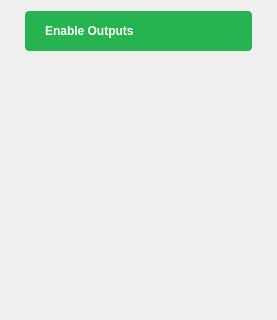
<?xml version="1.0" encoding="UTF-8"?>
<ui version="4.0">
 <class>DigitalIoMenu</class>
 <widget class="QWidget" name="DigitalIoMenu">
  <property name="geometry">
   <rect>
    <x>0</x>
    <y>0</y>
    <width>277</width>
    <height>320</height>
   </rect>
  </property>
  <property name="windowTitle">
   <string>Form</string>
  </property>
  <property name="styleSheet">
   <string notr="true">QLineEdit
{
  font-family: Arial;
  font-size: 18px;
  line-height: 21px;
  color: #FFFFFF;
  border: 0px;
  border-bottom: 1px solid rgba(255,255,255,100);
}

QLineEdit:disabled
{
  color: rgb(85, 85, 85);
}


</string>
  </property>
  <layout class="QVBoxLayout" name="verticalLayout">
   <property name="leftMargin">
    <number>25</number>
   </property>
   <property name="rightMargin">
    <number>25</number>
   </property>
   <property name="bottomMargin">
    <number>2</number>
   </property>
   <item>
    <widget class="QPushButton" name="enableOutputs_PB">
     <property name="styleSheet">
      <string notr="true">QPushButton {
  width: 80px;
  height: 40px;
  border-radius: 4px;
  background-color: #27b34f;
  color: white;
  font-family: &quot;monospace&quot;;
  font-weight: bold;

  text-align: left;
  padding-left: 20px;
  padding-right: 20px;
}

QPushButton::checked {
  background-color: #F45000;
}

QPushButton:disabled {
background-color: grey;
}</string>
     </property>
     <property name="text">
      <string>Enable Outputs</string>
     </property>
     <property name="checkable">
      <bool>true</bool>
     </property>
    </widget>
   </item>
   <item>
    <spacer name="verticalSpacer">
     <property name="orientation">
      <enum>Qt::Vertical</enum>
     </property>
     <property name="sizeHint" stdset="0">
      <size>
       <width>20</width>
       <height>40</height>
      </size>
     </property>
    </spacer>
   </item>
  </layout>
 </widget>
 <resources/>
 <connections/>
</ui>
